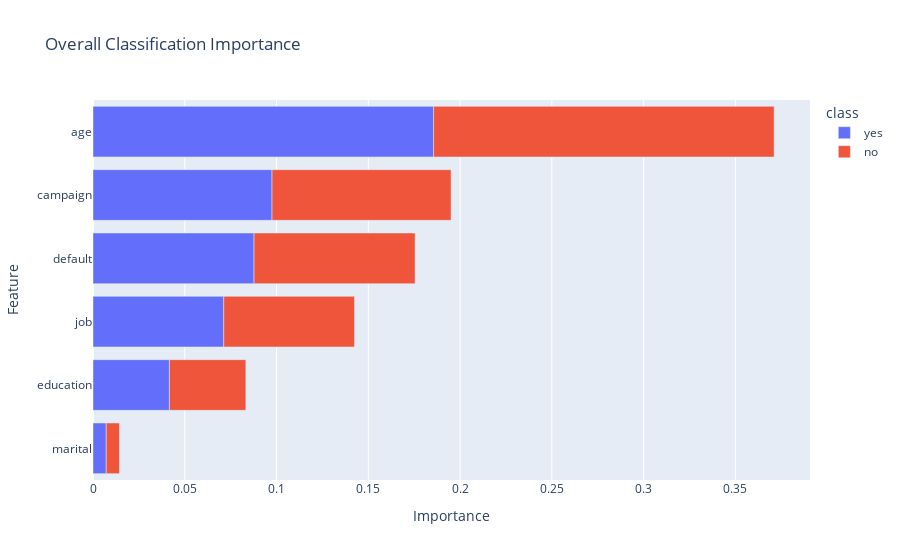

Notebook code cell kept with this figure:
### Code cell
acme_rf.summary_plot()

### Figure 1 — Plotly figure (JSON) as saved in the notebook; plotly's stock layout.template omitted (floating-point values rounded to 4 significant figures)
{"data": [{"alignmentgroup": "True", "hovertemplate": "class=yes<br>Importance=%{x}<br>Feature=%{y}<extra></extra>", "legendgroup": "yes", "marker": {"color": "#636efa"}, "name": "yes", "offsetgroup": "yes", "orientation": "h", "showlegend": true, "textposition": "auto", "type": "bar", "x": [0.007206, 0.04164, 0.07124, 0.08775, 0.09755, 0.1856], "xaxis": "x", "y": ["marital", "education", "job", "default", "campaign", "age"], "yaxis": "y"}, {"alignmentgroup": "True", "hovertemplate": "class=no<br>Importance=%{x}<br>Feature=%{y}<extra></extra>", "legendgroup": "no", "marker": {"color": "#EF553B"}, "name": "no", "offsetgroup": "no", "orientation": "h", "showlegend": true, "textposition": "auto", "type": "bar", "x": [0.007206, 0.04164, 0.07124, 0.08775, 0.09755, 0.1856], "xaxis": "x", "y": ["marital", "education", "job", "default", "campaign", "age"], "yaxis": "y"}], "layout": {"barmode": "relative", "legend": {"title": {"text": "class"}, "tracegroupgap": 0}, "title": {"text": "Overall Classification Importance"}, "xaxis": {"anchor": "y", "domain": [0, 1], "title": {"text": "Importance"}}, "yaxis": {"anchor": "x", "domain": [0, 1], "title": {"text": "Feature"}}}}
